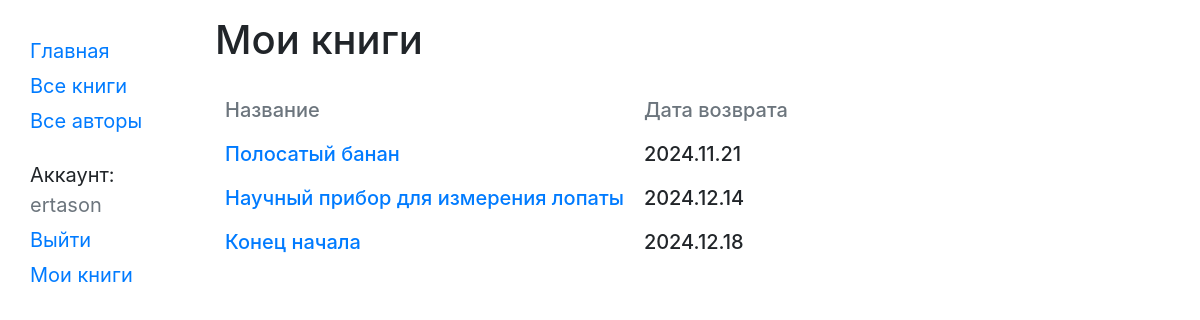
/catalog/mybooks/ (signed in), run on the app's committed database.
### catalog/models.py (models this page shows, shortened)
class BookInstance(models.Model):
    id = models.UUIDField(primary_key=True, default=uuid.uuid4, help_text="Unique ID for this particular book across whole library")
    book = models.ForeignKey('Book', on_delete=models.SET_NULL, null=True)
    imprint = models.CharField(max_length=200)
    due_back = models.DateField(null=True, blank=True)
    borrower = models.ForeignKey(User, on_delete=models.SET_NULL, null=True, blank=True)
    LOAN_STATUS = (
        ('m', 'Обслуживание'),
        ('o', 'Арендован'),
        ('a', 'Доступен'),
        ('r', 'Забронирован'),
    )
    status = models.CharField(max_length=1, choices=LOAN_STATUS, blank=True, default='m', help_text='Book availability')
    class Meta:
        ordering = ["due_back"]
        permissions = (("can_mark_returned", "Set book as returned"),)
    def due_back_format(self):
        return '.'.join((str(self.due_back)).split('-'))
    @property
    def is_overdue(self):
        if self.due_back and date.today() > self.due_back:
            return True
        return False

class Book(models.Model):
    title = models.CharField(max_length=200)
    author = models.ForeignKey('Author', on_delete=models.SET_NULL, null=True)
    summary = models.TextField(max_length=1000, help_text="Enter a brief description of the book")
    isbn = models.CharField('ISBN',max_length=13, help_text='13 Character <a href="https://www.isbn-international.org/content/what-isbn">ISBN number</a>')
    genre = models.ManyToManyField(Genre, help_text="Select a genre for this book")
    def display_genre(self):
        """
        Creates a string for the Genre. This is required to display genre in Admin.
        """
        return ', '.join([genre.name for genre in self.genre.all()[:3]])
    display_genre.short_description = 'Genre'

### catalog/views.py (the view)
class LoanedBooksByUserListView(LoginRequiredMixin,generic.ListView):
    model = BookInstance
    template_name ='catalog/bookinstance_list_borrowed_user.html'
    paginate_by = 10
    def get_queryset(self):
        return BookInstance.objects.filter(borrower=self.request.user).filter(status__exact='o').order_by('due_back')

### catalog/templates/catalog/bookinstance_list_borrowed_user.html
{% extends "base_generic.html" %}
{% block content %}
    <h1>Мои книги</h1>
    {% if bookinstance_list %}
    <table class="mt-4 h5 display-table">
        <tr class="text-secondary">
            <td>Название</td>
            <td>Дата возврата</td>
        </tr>
      {% for bookinst in bookinstance_list %}
      <tr>
        <td><a href="{% url 'book-detail' bookinst.book.pk %}">{{bookinst.book.title}}</a></td>
        <td><span class="{% if bookinst.is_overdue %}text-danger{% endif %}"> {{ bookinst.due_back_format }} </span></td>
      </tr>
      {% endfor %}
    </table>
    {% else %}
      <p class="h5">У вас нет арендованных книг.</p>
    {% endif %}
{% endblock %}

### catalog/templates/base_generic.html (shortened to what this page needs)
<!doctype html>
<html lang="en">
  <head>
      {% load bootstrap4 %}
      {% bootstrap_css %}
      {% load static %}
      <link rel="stylesheet" href="{% static 'css/styles.css' %}"/>
  </head>
  <body>
  <div class="container-fluid mt-3">
      <div class="row">
          <div class="col-sm-2">
              {% block sidebar %}
              <ul class="sidebar-nav">
                  <li><a href="{% url 'index' %}">Главная</a></li>
                  <li><a href="{% url 'books' %}">Все книги</a></li>
                  <li><a href="{% url 'authors' %}">Все авторы</a></li>
                  {% if user.is_authenticated %}
                    <li class="mt-4">Аккаунт: <span class="text-secondary">{{ user.get_username }}</span></li>
                    <li><a href="{% url 'logout'%}?next={{request.path}}">Выйти</a></li>
                    <li><a href="{% url 'my-borrowed' %}">Мои книги</a></li>
                  {% else %}
                    <li class="mt-4"><a href="{% url 'login'%}?next={{request.path}}">Войти</a></li>
                  {% endif %}
              </ul>
              {% endblock %}
          </div>
          <div class="col-sm-10">{% block content %}{% endblock %}
          </div>
      </div>
  </div>
  </body>
</html>

### catalog/static/css/styles.css (style rules this page uses)
.sidebar-nav { margin-top: 20px; padding: 0; list-style: none; }
.sidebar-nav > li { font-size: 20px; margin: 5px; margin-left: 15px; }
.display-table td { padding: 10px; }

### data on the page
BookInstance: book "Полосатый банан", due_back_format "2024.11.21"
BookInstance: book "Научный прибор для измерения лопаты", due_back_format "2024.12.14"
BookInstance: book "Конец начала", due_back_format "2024.12.18"

### other printed values
{{ user.get_username }} "ertason"
